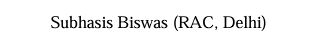
#> input picture data/cell.png, 322 x 41 px; the run also reads 1 picture not shown here
$ jupyter execute --allow-errors notebook_implementation.ipynb   (shell and % lines are left out)
#> lines starting #> are read from the running program, lines starting #| are printed output that depends on the picture; after the words box and inside, x2 and y2 are one past the last pixel; in counts of white or black regions, pixels touching at a corner belong together
#> further down, image is the input picture: shape (41, 322, 3); min 0, max 255, mean 241.1
<a href="https://colab.research.google.com/github/mayanksreal/marks-evaluation/blob/main/notebook_implementation.ipynb" target="_parent"></a>

# Handwritten Number Recognition Model (CNN)

## Importing Libraries

[cell 1]
import io
import PIL
import numpy as np
import os
import cv2
import csv

from tensorflow.keras.preprocessing import image #type:ignore
from tensorflow.keras.preprocessing.image import ImageDataGenerator #type:ignore
from tensorflow.keras.datasets import mnist #type:ignore
from tensorflow.keras.models import Sequential #type:ignore
from tensorflow.keras.layers import Conv2D, MaxPooling2D, Flatten, Dense, Input #type:ignore
from tensorflow.keras.callbacks import EarlyStopping #type:ignore

import easyocr
#> (the rest of this cell did not finish here and is left out)

## Importing Dataset

#> (a cell that did not finish here is left out)

#> (a cell that did not finish here is left out)

60000 samples of 28x28 px in train \
10000 samples of 28x28 px in test

## Reshaping

We reshape it to 28,28,1 because Conv2D expects color value

#> (a cell that did not finish here is left out)

#> (a cell that did not finish here is left out)

## Normalization

#> (a cell that did not finish here is left out)

## Building Model

#> (a cell that did not finish here is left out)

#> (a cell that did not finish here is left out)

#> (a cell that did not finish here is left out)

## Training

#> (a cell that did not finish here is left out)

#> (a cell that did not finish here is left out)

# OCR/ CNN function

## CNN

[cell 12]
def hand_prediction(img_obj):
    image = img_obj
    def remove_borders(image, border_size=5):
        # Crop out the borders by a fixed size
#> called with border_size = 5
        return image[border_size:-border_size, border_size:-border_size]
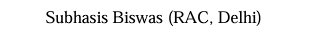
#> returned value: shape (31, 312, 3); min 0, max 255, mean 236
    # Remove borders from the entire image
    image = remove_borders(image, border_size=5)

    image = cv2. cvtColor(image, cv2. COLOR_BGR2GRAY)
#> image: shape (31, 312)

    # Apply binary thresholding to the image
    _, thresh = cv2.threshold(image, 128, 255, cv2.THRESH_BINARY_INV)
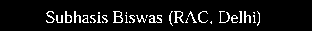
#> thresh: shape (31, 312); 7.8% white in thin lines or dots, all inside (x1, y1, x2, y2) = (46, 11, 260, 26)

    # Find contours in the thresholded image
    contours, _ = cv2.findContours(thresh, cv2.RETR_EXTERNAL, cv2.CHAIN_APPROX_SIMPLE)
#> contours = 32 contours, 28 with area under 20; largest, box (x1, y1, x2, y2) and area: (113, 11, 123, 23) 80, (174, 11, 184, 23) 51, (65, 11, 72, 23) 46, (149, 15, 162, 23) 31

    # Sort contours by their x position
    contours = sorted(contours, key=lambda ctr: cv2.boundingRect(ctr)[0])

    digits = []

    global num
    num = 0

    for ctr in contours:
        num = num*10
        # Get bounding box for each contour
        x, y, w, h = cv2.boundingRect(ctr)

        # Add padding to the bounding box
        padding = 5  # Adjust padding as needed
        x = max(x - padding, 0)
        y = max(y - padding, 0)
        w = min(w + 2 * padding, image.shape[1] - x)
        h = min(h + 2 * padding, image.shape[0] - y)

        # Extract the digit using the bounding box
        digit = thresh[y:y+h, x:x+w]
        # Resizing to fit model input
        resized_digit = cv2.resize(digit, (28, 28), interpolation=cv2.INTER_AREA)
        # Normalization
        digit = resized_digit / 255.0

        num = num + np.argmax(model.predict(digit.reshape(1,28,28,1)))
#> this loop made 1 pass
#> (num, x, y, w, h, padding) on pass 1: (0, 41, 6, 19, 22, 5)
#> pass 1, in hand_prediction, `resized_digit = cv2.resize(digit, (28, 28), interpolation=cv2.INTER_AR..`:
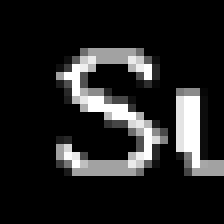
#> resized_digit: shape (28, 28) (shown 8 times larger); min 0, max 255, mean 33.5
#> after the loop, num = 0
    return num

[cell 13]
from google.colab.patches import cv2_imshow

[cell 14]
image = cv2.imread("data/cell.png")
cv2_imshow(image)

#> (a cell that did not finish here is left out)

## OCR

[cell 16]
def ocr_prediction(img_obj):
    try:
        results = reader.readtext(img_obj)
        result_set = set()
        if len(results) > 1:
            for x in results[0][1]:
                result_set.add(x)
            for x in results[1][1]:
                result_set.add(x)
            attention = False
            if  len( (results[0][1])+(results[1][1]) ) - len(result_set) > 5:
                attention = True
        if results:
            return results
        else:
            return 'ERR'
    except Exception as e:
        return 'ERR'

[cell 17]
image = cv2.imread("data/cell2.png")
cv2_imshow(image)

[cell 18]
print(ocr_prediction(image))
#| ERR
